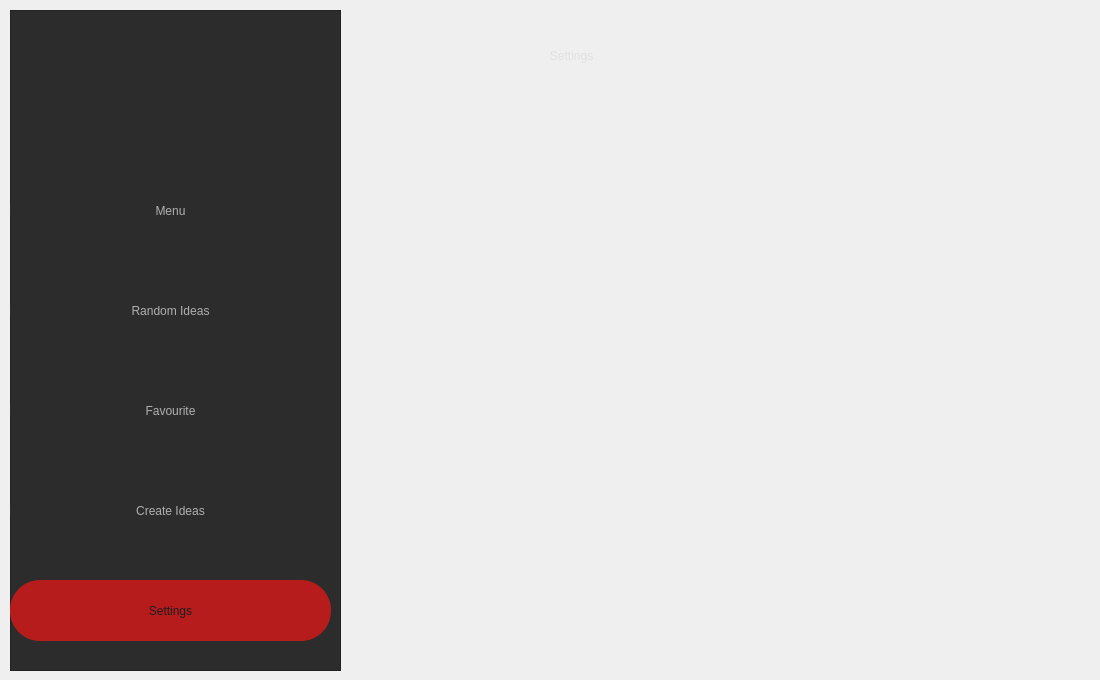
    <widget class="QWidget" name="page">
     <widget class="QFrame" name="sidebar_frame_5">
      <property name="geometry">
       <rect>
        <x>10</x>
        <y>10</y>
        <width>331</width>
        <height>661</height>
       </rect>
      </property>
      <property name="styleSheet">
       <string notr="true">background-color: #2c2c2c</string>
      </property>
      <property name="frameShape">
       <enum>QFrame::StyledPanel</enum>
      </property>
      <property name="frameShadow">
       <enum>QFrame::Raised</enum>
      </property>
      <widget class="QPushButton" name="pushButton_21">
       <property name="geometry">
        <rect>
         <x>0</x>
         <y>170</y>
         <width>321</width>
         <height>61</height>
        </rect>
       </property>
       <property name="styleSheet">
        <string notr="true">QPushButton {
    color: #b0b0b0;
    border: none;
    padding: 8px 16px;
    border-radius: 30px;
	font: 14pt &quot;Cascadia Code&quot;;
}

QPushButton:hover {
    background-color: #b71c1c;
	color: #1e1e1e;
}

QPushButton:checked {
	 background-color: #b71c1c;
}</string>
       </property>
       <property name="text">
        <string>Menu</string>
       </property>
       <property name="checkable">
        <bool>true</bool>
       </property>
       <property name="autoExclusive">
        <bool>true</bool>
       </property>
      </widget>
      <widget class="QPushButton" name="pushButton_22">
       <property name="geometry">
        <rect>
         <x>0</x>
         <y>270</y>
         <width>321</width>
         <height>61</height>
        </rect>
       </property>
       <property name="styleSheet">
        <string notr="true">QPushButton {
    color: #b0b0b0;
    border: none;
    padding: 8px 16px;
    border-radius: 30px;
	font: 14pt &quot;Cascadia Code&quot;;
}

QPushButton:hover {
    background-color: #b71c1c;
	color: #1e1e1e;
}

QPushButton:checked {
	 background-color: #b71c1c;
}</string>
       </property>
       <property name="text">
        <string>Random Ideas</string>
       </property>
       <property name="checkable">
        <bool>true</bool>
       </property>
       <property name="autoExclusive">
        <bool>true</bool>
       </property>
      </widget>
      <widget class="QPushButton" name="pushButton_23">
       <property name="geometry">
        <rect>
         <x>0</x>
         <y>370</y>
         <width>321</width>
         <height>61</height>
        </rect>
       </property>
       <property name="styleSheet">
        <string notr="true">QPushButton {
    color: #b0b0b0;
    border: none;
    padding: 8px 16px;
    border-radius: 30px;
	font: 14pt &quot;Cascadia Code&quot;;
}

QPushButton:hover {
    background-color: #b71c1c;
	color: #1e1e1e;
}

QPushButton:checked {
	 background-color: #b71c1c;
}</string>
       </property>
       <property name="text">
        <string>Favourite</string>
       </property>
       <property name="checkable">
        <bool>true</bool>
       </property>
       <property name="autoExclusive">
        <bool>true</bool>
       </property>
      </widget>
      <widget class="QPushButton" name="pushButton_24">
       <property name="geometry">
        <rect>
         <x>0</x>
         <y>470</y>
         <width>321</width>
         <height>61</height>
        </rect>
       </property>
       <property name="styleSheet">
        <string notr="true">QPushButton {
    color: #b0b0b0;
    border: none;
    padding: 8px 16px;
    border-radius: 30px;
	font: 14pt &quot;Cascadia Code&quot;;
}

QPushButton:hover {
    background-color: #b71c1c;
    color: #1e1e1e;
}

QPushButton:checked {
	 background-color: #b71c1c;
}</string>
       </property>
       <property name="text">
        <string>Create Ideas</string>
       </property>
       <property name="checkable">
        <bool>true</bool>
       </property>
       <property name="autoExclusive">
        <bool>true</bool>
       </property>
      </widget>
      <widget class="QPushButton" name="pushButton_25">
       <property name="geometry">
        <rect>
         <x>0</x>
         <y>570</y>
         <width>321</width>
         <height>61</height>
        </rect>
       </property>
       <property name="styleSheet">
        <string notr="true">QPushButton {
    background-color: #b71c1c;
	color: #1e1e1e;
    border: none;
    padding: 8px 16px;
    border-radius: 30px;
	font: 14pt &quot;Cascadia Code&quot;;
}

QPushButton:hover {
    background-color: #b71c1c;
	color: #1e1e1e;
}

QPushButton:checked {
	 background-color: #b71c1c;
}</string>
       </property>
       <property name="text">
        <string>Settings</string>
       </property>
       <property name="checkable">
        <bool>true</bool>
       </property>
       <property name="autoExclusive">
        <bool>true</bool>
       </property>
      </widget>
     </widget>
     <widget class="QLabel" name="title_label_5">
      <property name="geometry">
       <rect>
        <x>530</x>
        <y>0</y>
        <width>561</width>
        <height>111</height>
       </rect>
      </property>
      <property name="styleSheet">
       <string notr="true">font: 75 69pt &quot;Script MT Bold&quot;;
color: #e0e0e0;</string>
      </property>
      <property name="text">
       <string>      Settings</string>
      </property>
     </widget>
    </widget>
